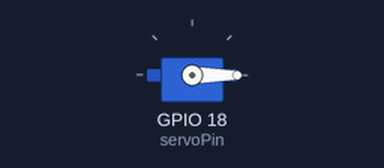
Simulated run of this sketch. Board: ESP32. On the bench: servo.

Above: at 0.05 s.
At 1.5 s:
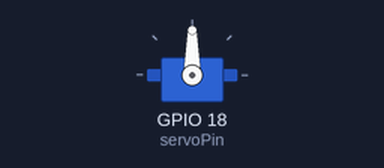
At 3.0 s:
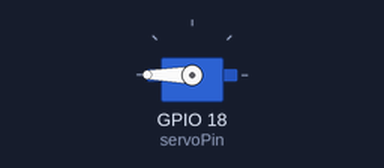
Timing chart, 0 to 6.9 s (numbered marks = the images above):
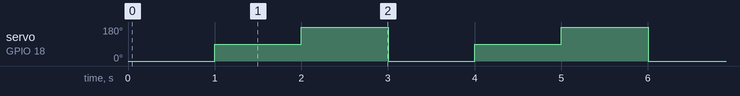

The sketch:

main.ino
```cpp
#include <ESP32Servo.h>

Servo myServo; // Create a servo object
const int servoPin = 18; // Define the GPIO pin for the servo

void setup() {
  myServo.attach(servoPin); // Attach the servo object to the pin
}

void loop() {
  myServo.write(0); // Move to 0 degrees
  delay(1000);
  myServo.write(90); // Move to 90 degrees
  delay(1000);
  myServo.write(180); // Move to 180 degrees
  delay(1000);
}
```

Measured:
- by itself, servo on GPIO 18 (servoPin): repeats every 3.0 s: 180° 1.0 s, 0° 1.0 s, 90° 1.0 s
